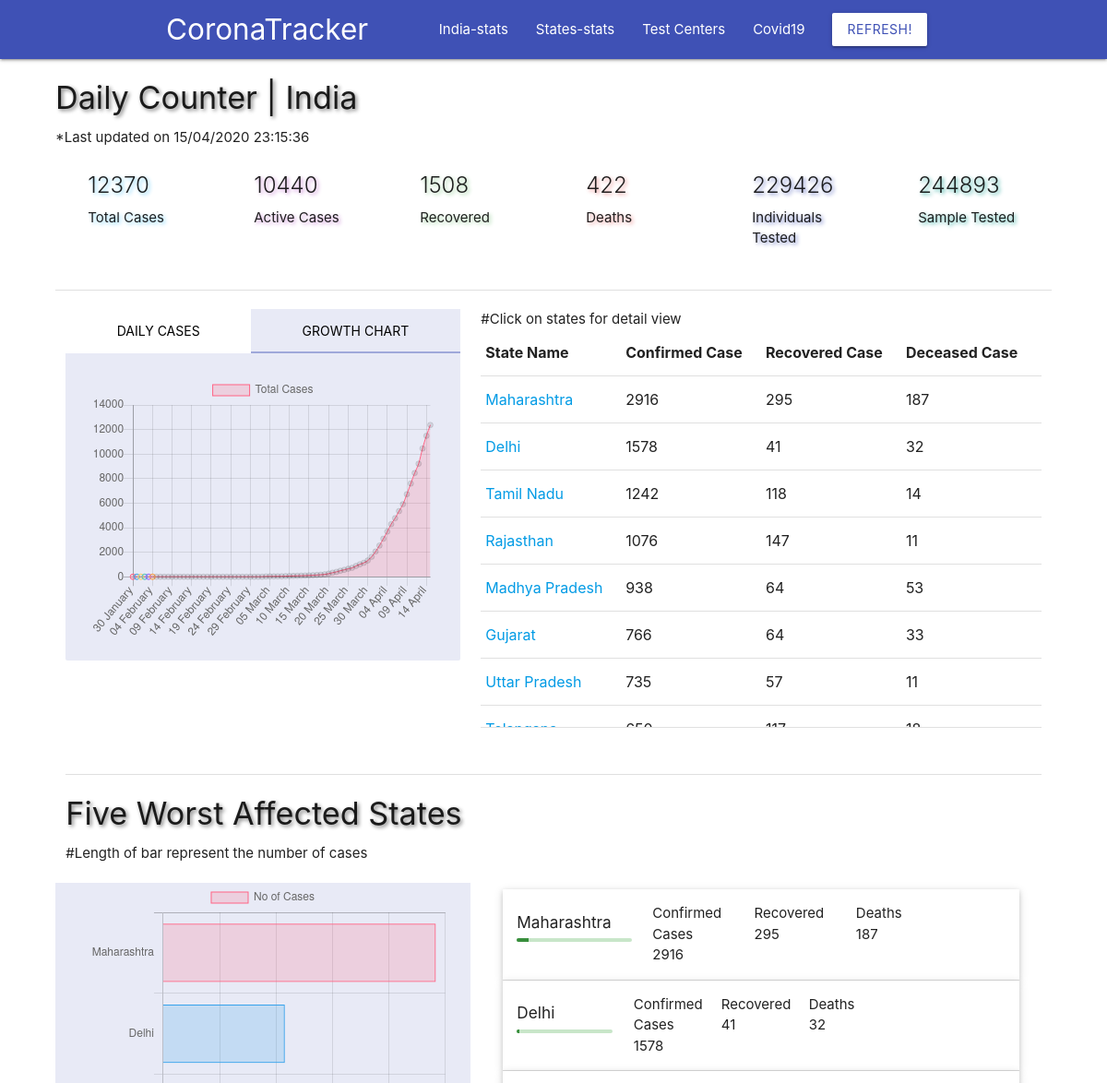
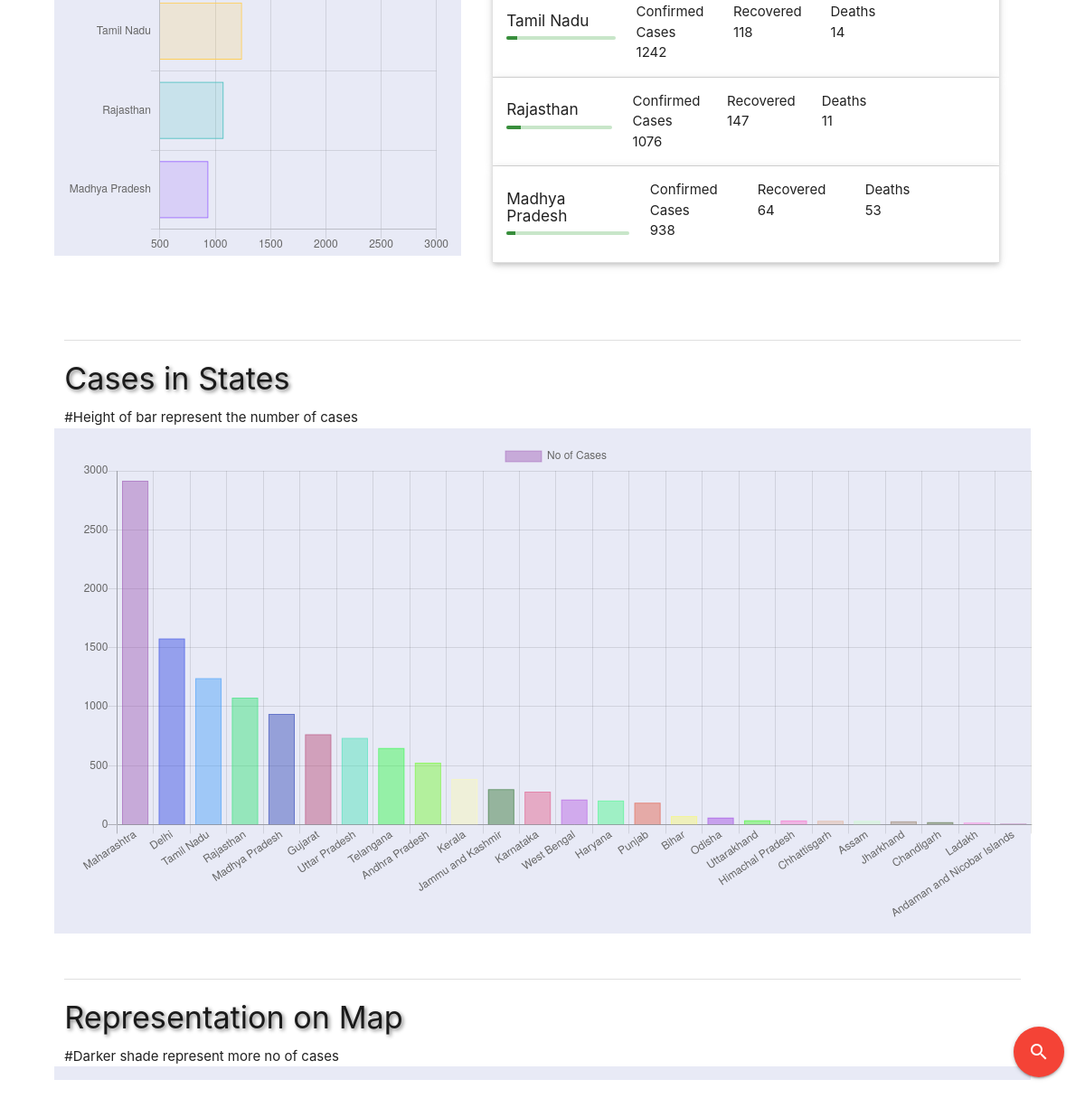
Page /india/status on the earlier database version (2 pictures, top to bottom).
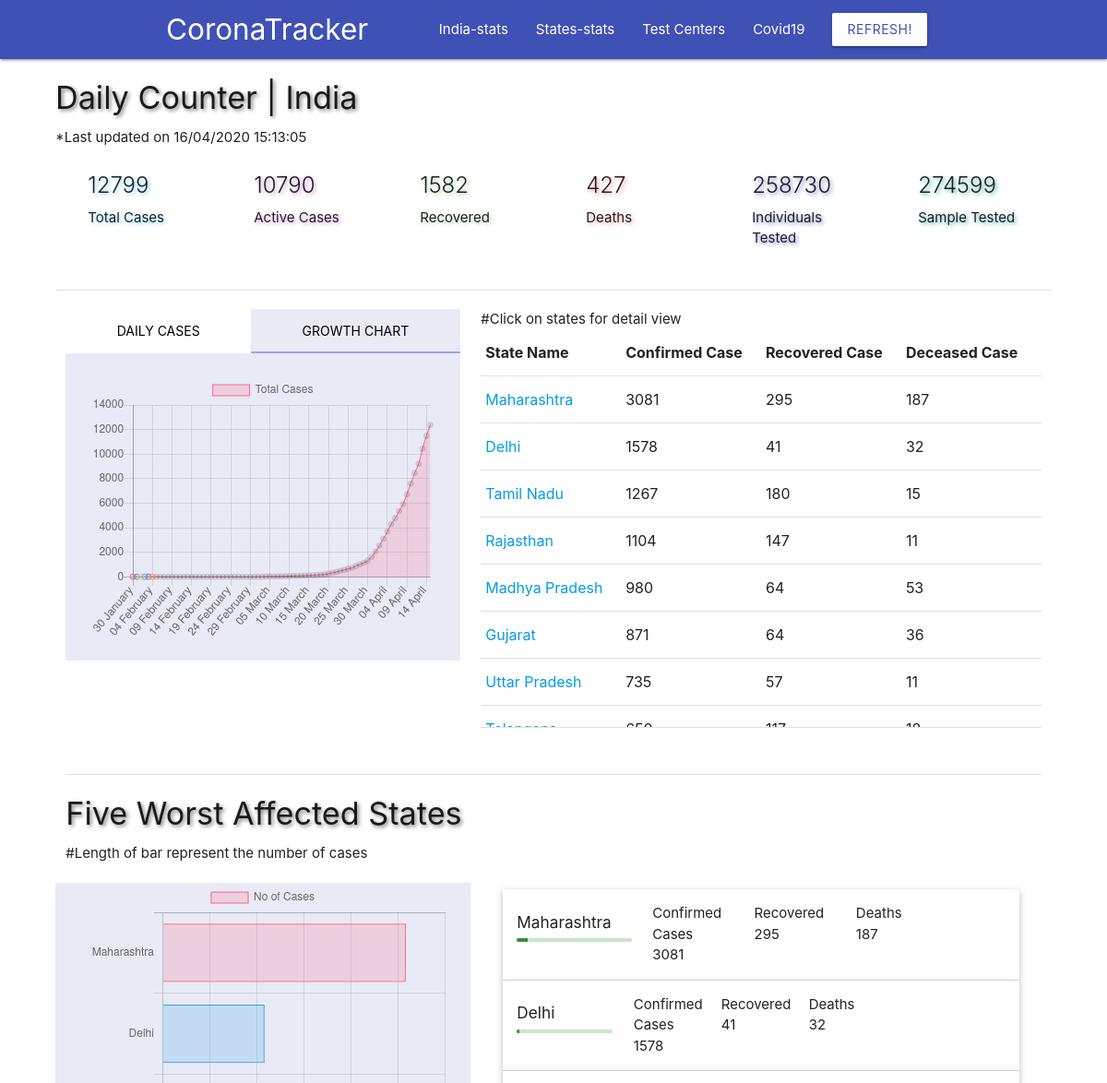
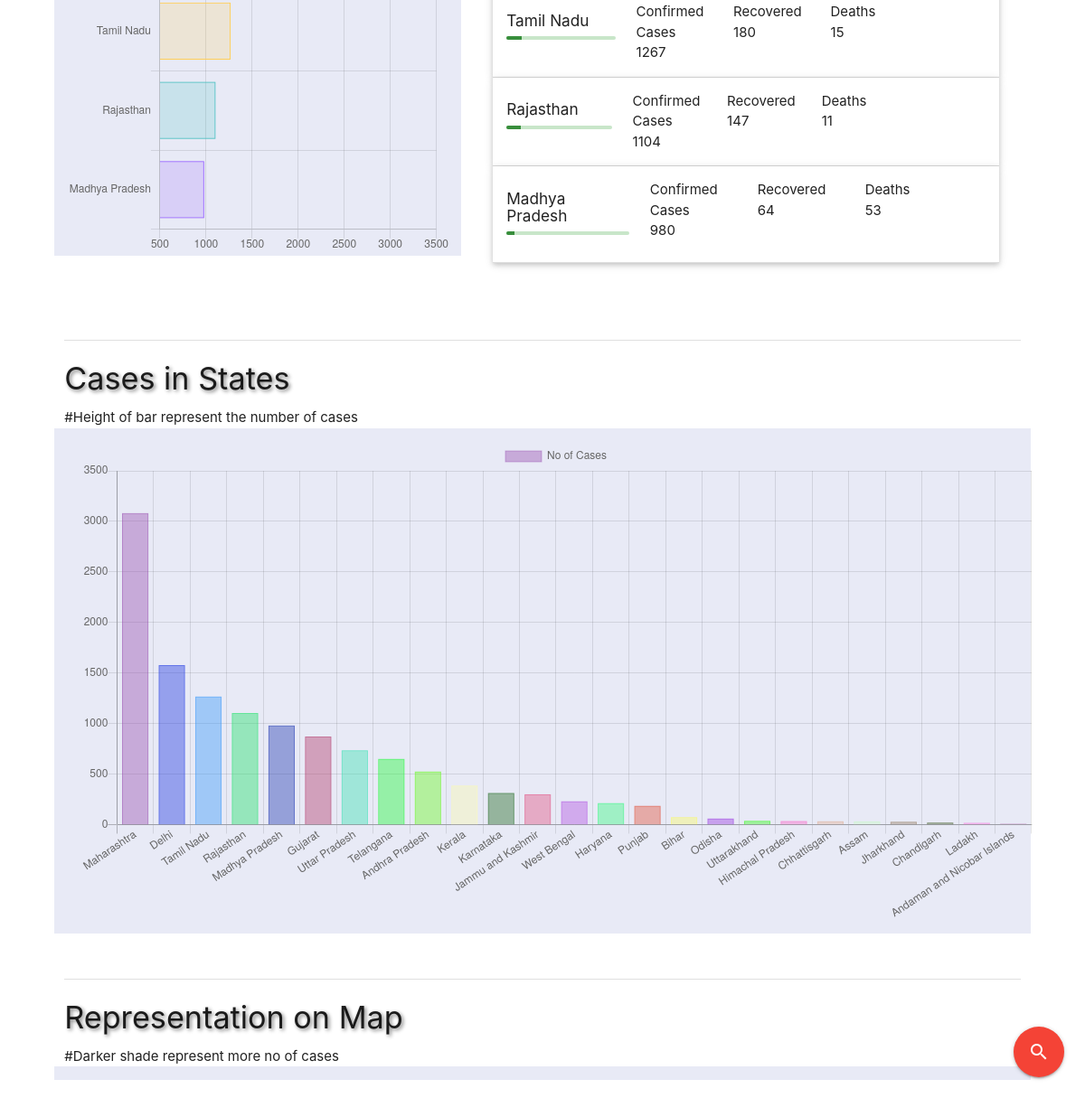
Same page on the later database version (2 pictures, top to bottom).
### indiaRecords/models.py (models this page shows, shortened)
class ImpParam(models.Model):
    key = models.CharField(max_length=100, unique=True)
    value = models.CharField(max_length=100)

class State(models.Model):
    name = models.CharField(max_length=100, unique=True)
    statecode = models.CharField(max_length=10,unique=True)
    confirmed = models.IntegerField(default=0)
    deaths = models.IntegerField(default=0)
    recovered = models.IntegerField(default=0)
    active = models.IntegerField(default=0)
    deltaconfirmed= models.IntegerField(default=0)
    deltadeaths= models.IntegerField(default=0)
    deltarecovered= models.IntegerField(default=0)
    latitude = models.DecimalField(max_digits=5, decimal_places=2, default=0)
    longitude = models.DecimalField(max_digits=5, decimal_places=2, default=0)
    lastupdatetime = models.CharField(max_length=100)

### indiaRecords/views.py (the view, shortened to what this page needs)
# urls.py: path('india/status', iv.India.as_view(),name='india_status_home'),
class India(View):
    mytemplate = 'india_status.html'
    unsupported = 'Unsupported operation'
    def get(self, request):
        indconfirmed = ImpParam.objects.get(key="indconfirmed").value
        indactive = ImpParam.objects.get(key="indactive").value
        inddeaths = ImpParam.objects.get(key="inddeaths").value
        indrecovered = ImpParam.objects.get(key="indrecovered").value
        inddeltadeaths = ImpParam.objects.get(key="inddeltadeaths").value
        inddeltaconfirmed = ImpParam.objects.get(key="inddeltaconfirmed").value
        inddeltarecovered = ImpParam.objects.get(key="inddeltarecovered").value
        totalindividualtested = ImpParam.objects.get(key="totalindividualtested").value
        totalsampletested = ImpParam.objects.get(key="totalsampletested").value
        lastupdated = ImpParam.objects.get(key="indlastupdatetime").value
        statedata = State.objects.all().filter(confirmed__gte=10).order_by('-confirmed')
        indiatimeseries = IndiaTimeSeries.objects.all()
        indiatimeserieslabel = []
        indiatimeseriesdailydata = []
        inditimeseriescummdata = []
        barcolorlist = []
        statenameslabel = []
        statecasedata=[]
        barcolorlistforstate = []
        for tcs in indiatimeseries:
            indiatimeserieslabel.append(tcs.date)
            indiatimeseriesdailydata.append(tcs.dailyconfirmed)
            barcolorlist.append('rgba(255, 99, 132, 0.2)',)
            inditimeseriescummdata.append(tcs.totalconfirmed)
        mapdatalist = [['State', 'Count']]
        for st in statedata:
            statenameslabel.append(st.name)
            statecasedata.append(st.confirmed)
            mapdatalist.append([st.name,st.confirmed])
            clr = 'rgba('+str(random.randint(1, 10)*25)+','+str(random.randint(1, 10)*25)+','+str(random.randint(1, 10)*25)+','+'0.4';
            barcolorlistforstate.append(clr)
        top5namelabel = []
        top5data = []
        topstate = statedata[0:5]
        top5 = {}
        for tpss in topstate:
            distr = District.objects.all().filter(state=tpss).order_by('-confirmed')
            top5.update({tpss:distr})
            top5namelabel.append(tpss.name)
            top5data.append(tpss.confirmed)
        context = {
            'indconfirmed':indconfirmed,
            'indactive':indactive,
            'inddeaths':inddeaths,
            'indrecovered':indrecovered,
            'totalindividualtested':totalindividualtested,
            'totalsampletested':totalsampletested,
            'indiatimeserieslabel':indiatimeserieslabel,
            'indiatimeseriesdailydata':indiatimeseriesdailydata,
            'barcolorlist':barcolorlist,
            'inditimeseriescummdata':inditimeseriescummdata,
            'statenameslabel':statenameslabel,
            'statecasedata':statecasedata,
            'statedata':statedata,
            'top5':top5,
            'mapdatalist':mapdatalist,
            'top5data':top5data,
            'top5namelabel':top5namelabel,
            'barcolorlistforstate':barcolorlistforstate,
            'lastupdated':lastupdated,
            'refresh_message':"No new update"
        }
        return render(request,self.mytemplate,context)

### indiaRecords/templates/india_status.html (shortened to what this page needs)
{% extends 'base.html' %}
{% load mathfilters %}
{% load static %}
{% block content %}
<script type="text/javascript">
google.load('visualization', '1', {'packages': ['geochart']});
google.setOnLoadCallback(drawVisualization);
function drawVisualization() {
var data = google.visualization.arrayToDataTable({{ mapdatalist |safe}});
var opts = {
  region: 'IN',
  displayMode: 'regions',
  resolution: 'provinces',
  colorAxis: {colors: ['#9fa8da', '#1a237e']},
};
var geochart = new google.visualization.GeoChart(
    document.getElementById('visualization'));
geochart.draw(data, opts);
};
</script>
<div class="container widthextra">
  <div class="heading padding_zero-fixed">
    <h4 class="shadow">
      Daily Counter | India
    </h4>
    *Last updated on {{ lastupdated }}
    <div class="row">
        <div class="col s6 m4 l2">
          <div class="card ">
            <div class="card-content shadowblue">
              <span class="card-title counter-count">{{ indconfirmed }}</span>
              <p>
                Total Cases <br>
              </p>
            </div>
          </div>
        </div>
        <div class="col s6 m4 l2">
          <div class="card">
            <div class="card-content shadowpurple">
              <span class="card-title counter-count">{{ indactive }}</span>
              <p>
                Active Cases <br>
              </p>
            </div>
          </div>
        </div>
        <div class="col s6 m4 l2">
          <div class="card">
            <div class="card-content shadowgreen">
              <span class="card-title counter-count">{{ indrecovered }}</span>
              <p>
                Recovered <br>
              </p>
            </div>
          </div>
        </div>
        <div class="col s6 m4 l2">
          <div class="card">
            <div class="card-content shadowred">
              <span class="card-title counter-count">{{ inddeaths }}</span>
              <p>
                Deaths <br>
              </p>
            </div>
          </div>
        </div>
        <div class="col s6 m4 l2">
          <div class="card">
            <div class="card-content shadowindigo">
              <span class="card-title counter-count">{{ totalindividualtested }}</span>
              <p>
                Individuals Tested <br>
              </p>
            </div>
          </div>
        </div>
        <div class="col s6 m4 l2">
          <div class="card ">
            <div class="card-content shadowteal">
              <span class="card-title counter-count">{{ totalsampletested }}</span>
              <p>
                Sample Tested <br>
              </p>
            </div>
          </div>
        </div>
    </div>
    </div>
<div class="divider pdd"></div>
    <div class="row">
      <div class="col hide-on-small-only m6 l5">
        <div class="card">
        <div class="card-tabs">
          <ul class="tabs tabs-fixed-width">
            <li class="tab"><a href="#myChart_bar">Daily Cases</a></li>
            <li class="tab"><a class="active" href="#myChart_line">Growth Chart</a></li>
          </ul>
        </div>
        <div class="card-content indigo lighten-5">
          <canvas id="myChart_line" width="400" height="300"></canvas>
        </div>
        </div>
      </div>
      <div class="col s12 m6 l7">
        #Click on states for detail view
        <table class="highlight">
          <thead>
            <tr>
                <th>State Name</th>
                <th>Confirmed Case</th>
                <th>Recovered Case</th>
                <th>Deceased Case</th>
            </tr>
          </thead>
          <tbody>
            {% for state in statedata %}
            <tr>
              <td> <a href="{% url 'state_status' state.statecode %}"> {{ state.name }} </a>  </td>
              <td> {{ state.confirmed }}  </td>
              <td> {{ state.recovered }}  </td>
              <td> {{ state.deaths }}  </td>
            </tr>
            {% endfor %}
          </tbody>
        </table>
        <div class="divider pdd"></div>
      </div>
      <div class="col s12 l12 m12">
        <div class="divider margin_top"> </div>
        <h4 class="shadow"> Five Worst Affected States </h4>
        #Length of bar represent the number of cases
      </div>
      <div class="box">
      <div class="row">
        <div class="col s12 m6 l5 padding_top indigo lighten-5 heightMatch">
          <canvas id="myChart_horizontal_bar" style="width:100%; height:100%;">Test 2</canvas>
        </div>
        <div class="col s12 m6 l7 padding_top">
          <ul class="collapsible popout">
            {% for top,topd in top5.items %}
            <li>
              <div class="collapsible-header">
                <div class="row padding_zero">
                  <div class="col s12 m12 l4 padding_zero">
                    <h6>{{ top.name }}</h6>
                    <div class="progress green lighten-4">
                        <div class="determinate green darken-2" style="width: {{ top.recovered|div:top.confirmed|mul:100|floatformat:2 }}%"></div>
                    </div>
                  </div>
                  <div class="col s4 m4 l3  padding_zero">
                    Confirmed Cases
                    <div>
                      {{ top.confirmed }}
                    </div>
                  </div>
                  <div class="col s4 m4 l3 padding_zero">
                    Recovered
                    <div>
                      {{ top.recovered }}
                    </div>
                  </div>
                  <div class="col s4 m4 l2 padding_zero">
                    Deaths
                    <div>
                      {{ top.deaths }}
                    </div>
                  </div>
                </div>
              </div>
            </li>
            {% endfor %}
          </ul>
        </div>
    </div>
  </div>
  </div>
  <div class="row">
    <div class="col s12 l12 m12">
      <div class="divider margin_top"> </div>
      <h4 class="shadow"> Cases in States </h4>
      #Height of bar represent the number of cases
    </div>
    <div class="col s12 l12 m12 indigo lighten-5">
      <canvas id="myChart_state_bar" style="margin: 1em"> </canvas>
    </div>
  </div>
  <div class="row">
    <div class="col s12 l12 m12">
      <div class="divider margin_top"> </div>
      <h4 class="shadow"> Representation on Map </h4>
      #Darker shade represent more no of cases
    </div>
    <div class="col s12 l12 m12 indigo lighten-5">
    </div>
  </div>
</div>
<script>
var ctx = document.getElementById('myChart_line').getContext('2d');
var myChart = new Chart(ctx, {
  type: 'line',
  data: {
      labels: {{ indiatimeserieslabel |safe}},
      datasets: [{
          label: 'Total Cases',
          data: {{inditimeseriescummdata | safe}},
          backgroundColor: [
              'rgba(255, 99, 132, 0.2)',
              'rgba(54, 162, 235, 0.2)',
              'rgba(255, 206, 86, 0.2)',
              'rgba(75, 192, 192, 0.2)',
              'rgba(153, 102, 255, 0.2)',
              'rgba(255, 159, 64, 0.2)'
          ],
          borderColor: [
              'rgba(255, 99, 132, 1)',
              'rgba(54, 162, 235, 1)',
              'rgba(255, 206, 86, 1)',
              'rgba(75, 192, 192, 1)',
              'rgba(153, 102, 255, 1)',
              'rgba(255, 159, 64, 1)'
          ],
          borderWidth: 1
      }]
  },
  options: {
      scales: {
          yAxes: [{
              ticks: {
                  beginAtZero: true
              }
          }]
      }
  }
});
</script>
<script>
var ctx = document.getElementById('myChart_horizontal_bar').getContext('2d');
var myChart = new Chart(ctx, {
type: 'horizontalBar',
data: {
    labels: {{ top5namelabel |safe}},
    datasets: [{
        label: 'No of Cases',
        data:  {{ top5data |safe}},
        backgroundColor: [
                'rgba(255, 99, 132, 0.2)',
                'rgba(54, 162, 235, 0.2)',
                'rgba(255, 206, 86, 0.2)',
                'rgba(75, 192, 192, 0.2)',
                'rgba(153, 102, 255, 0.2)'
            ],
            borderColor: [
                'rgba(255, 99, 132, 1)',
                'rgba(54, 162, 235, 1)',
                'rgba(255, 206, 86, 1)',
                'rgba(75, 192, 192, 1)',
                'rgba(153, 102, 255, 1)'
            ],
        borderWidth: 1,
    }]
},
options: {
    scales: {
        yAxes: [{
            ticks: {
                beginAtZero: true
            }
        }]
    }
}
});
</script>
<script>
var ctx = document.getElementById('myChart_state_bar').getContext('2d');
var myChart = new Chart(ctx, {
type: 'bar',
data: {
    labels: {{ statenameslabel |safe}},
    datasets: [{
        label: 'No of Cases',
        data:  {{ statecasedata |safe}},
        backgroundColor: {{barcolorlistforstate|safe}},
            borderColor: {{barcolorlistforstate|safe}},
        borderWidth: 1,
    }]
},
options: {
    scales: {
        yAxes: [{
            ticks: {
                beginAtZero: true
            }
        }]
    }
}
});
</script>
{% endblock %}

### indiaRecords/templates/base.html (shortened to what this page needs)
<html lang="en">
<head>
  <link rel="stylesheet" href="https://cdnjs.cloudflare.com/ajax/libs/materialize/1.0.0-beta/css/materialize.min.css">
</head>
<body>
  <div class="navbar">
    <nav class="nav-wrapper indigo">
      <div class="container">
        <a href="{% url 'india_status' %}" class="brand-logo">CoronaTracker</a>
        <ul class="right hide-on-med-and-down">
          <li><a href="{% url 'india_status' %}">India-stats</a></li>
          <li><a href="{% url 'states_table' %}">States-stats</a></li>
          <li><a href="{% url 'helpline' %}">Test Centers</a></li>
          <li><a href="{% url 'covid19' %}">Covid19</a></li>
          <li>
            <a id="updateInvoke" class="waves-effect btn white indigo-text">Refresh!</a>
          </li>
        </ul>
      </div>
    </nav>
  </div>
  <div class="fixed-action-btn modal-trigger" href="#modal1">
  <a class="btn-floating btn-large red">
    <i class="large material-icons">search</i>
  </a>
</div>
{% block content %}
{% endblock %}
</body>
</html>

### indiaRecords/templates/base.html (style rules this page uses)
.card { margin: 0!important;; padding: 0!important; border: 0!important; box-shadow: none!important; }
.shadow { text-shadow: 2px 2px 4px #808080; }
.shadowpurple { text-shadow: 2px 2px 4px #ce93d8; }
.shadowred { text-shadow: 2px 2px 4px #ef9a9a; }
.shadowgreen { text-shadow: 2px 2px 4px #a5d6a7; }
.shadowblue { text-shadow: 2px 2px 4px #81d4fa; }
.padding_zero { padding:0px; margin:0px; }
.shadowindigo { text-shadow: 2px 2px 4px #7986cb; }
.shadowteal { text-shadow: 2px 2px 4px #4db6ac; }
tbody { display:block; height:380px; overflow:auto; }
thead, tbody tr { display:table; width:100%; table-layout:fixed; }
table { width:100%; }
.tabs .tab a { color: black; }
.tabs .tab a.active { background-color:#e8eaf6; color:#000; }
.widthextra { width:90% }
.pdd { margin-bottom:20px; }
.padding_top { margin-top:20px; }
.heightMatch { height:500px; }
.margin_top { margin-top:30px; }

Differences in the rows shown:
changed ImpParam (number 1 of 7 on the later page): value "15/04/2020 23:15:36" → "16/04/2020 15:13:05"
changed ImpParam (number 2 of 7 on the later page): value "12370" → "12799"
changed ImpParam (number 3 of 7 on the later page): value "10440" → "10790"
changed ImpParam (number 4 of 7 on the later page): value "1508" → "1582"
changed ImpParam (number 5 of 7 on the later page): value "422" → "427"
changed ImpParam (number 6 of 7 on the later page): value "229426" → "258730"
changed ImpParam (number 7 of 7 on the later page): value "244893" → "274599"
changed State "Maharashtra": confirmed "2916" → "3081"
changed State "Tamil Nadu": confirmed "1242" → "1267"; recovered "118" → "180"; deaths "14" → "15"
changed State "Rajasthan": confirmed "1076" → "1104"
changed State "Madhya Pradesh": confirmed "938" → "980"
changed State "Gujarat": confirmed "766" → "871"; deaths "33" → "36"
Other differences:
chart data {{ top5data |safe }}: [2916, 1578, 1242, 1076, 938] → [3081, 1578, 1267, 1104, 980]
chart data {{ statecasedata |safe }}: [2916, 1578, 1242, 1076, 938, 766, 735, 650, 525, 387, 300, 279, 213, 204, 186, 72, 60, 37, 35, 33, 32, 28, 21, 17, 11] → [3081, 1578, 1267, 1104, 980, 871, 735, 650, 525, 387, 313, 300, 231, 213, 186, 74, 60, 37, 35, 33, 32, 28, 21, 18, 11]
